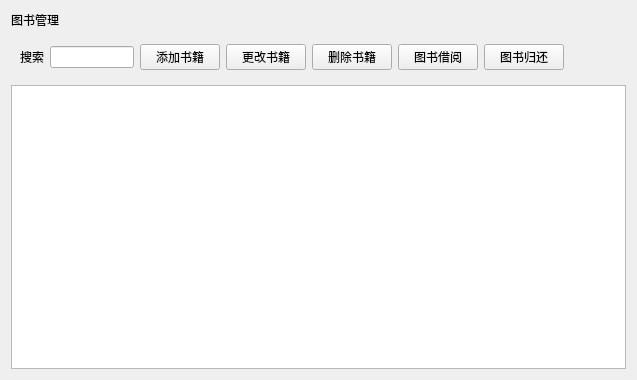
<?xml version="1.0" encoding="UTF-8"?>
<ui version="4.0">
 <class>Cell_BookManager</class>
 <widget class="QWidget" name="Cell_BookManager">
  <property name="geometry">
   <rect>
    <x>0</x>
    <y>0</y>
    <width>637</width>
    <height>380</height>
   </rect>
  </property>
  <property name="windowTitle">
   <string>Form</string>
  </property>
  <property name="name" stdset="0">
   <string>bg</string>
  </property>
  <layout class="QGridLayout" name="gridLayout_2">
   <item row="2" column="0">
    <widget class="QTableView" name="tableView">
     <property name="name" stdset="0">
      <string>table</string>
     </property>
    </widget>
   </item>
   <item row="0" column="0">
    <widget class="QLabel" name="title">
     <property name="text">
      <string>图书管理</string>
     </property>
     <property name="name" stdset="0">
      <string>title</string>
     </property>
    </widget>
   </item>
   <item row="1" column="0">
    <widget class="QWidget" name="widget" native="true">
     <layout class="QGridLayout" name="gridLayout">
      <item row="0" column="0">
       <widget class="QLabel" name="label">
        <property name="text">
         <string>搜索</string>
        </property>
        <property name="name" stdset="0">
         <string>label</string>
        </property>
       </widget>
      </item>
      <item row="0" column="1">
       <widget class="QLineEdit" name="lineEdit">
        <property name="name" stdset="0">
         <string>le</string>
        </property>
       </widget>
      </item>
      <item row="0" column="2">
       <widget class="QPushButton" name="pushButton">
        <property name="text">
         <string>添加书籍</string>
        </property>
        <property name="name" stdset="0">
         <string>btn</string>
        </property>
       </widget>
      </item>
      <item row="0" column="3">
       <widget class="QPushButton" name="pushButton_3">
        <property name="text">
         <string>更改书籍</string>
        </property>
        <property name="name" stdset="0">
         <string>btn</string>
        </property>
       </widget>
      </item>
      <item row="0" column="4">
       <widget class="QPushButton" name="pushButton_2">
        <property name="text">
         <string>删除书籍</string>
        </property>
        <property name="name" stdset="0">
         <string>btn</string>
        </property>
       </widget>
      </item>
      <item row="0" column="5">
       <widget class="QPushButton" name="pushButton_5">
        <property name="text">
         <string>图书借阅</string>
        </property>
        <property name="name" stdset="0">
         <string>btn</string>
        </property>
       </widget>
      </item>
      <item row="0" column="6">
       <widget class="QPushButton" name="pushButton_4">
        <property name="text">
         <string>图书归还</string>
        </property>
        <property name="name" stdset="0">
         <string>btn</string>
        </property>
       </widget>
      </item>
      <item row="0" column="7">
       <spacer name="horizontalSpacer">
        <property name="orientation">
         <enum>Qt::Horizontal</enum>
        </property>
        <property name="sizeHint" stdset="0">
         <size>
          <width>76</width>
          <height>20</height>
         </size>
        </property>
       </spacer>
      </item>
     </layout>
    </widget>
   </item>
  </layout>
 </widget>
 <resources/>
 <connections/>
</ui>
